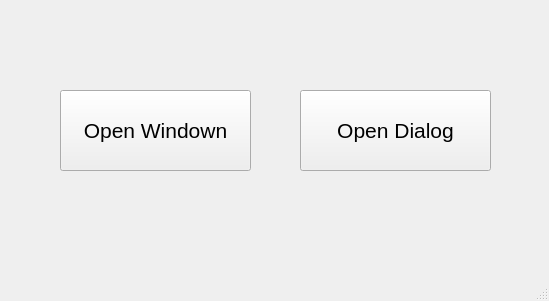
<?xml version="1.0" encoding="UTF-8"?>
<ui version="4.0">
 <class>MainWindow</class>
 <widget class="QMainWindow" name="MainWindow">
  <property name="geometry">
   <rect>
    <x>0</x>
    <y>0</y>
    <width>549</width>
    <height>301</height>
   </rect>
  </property>
  <property name="windowTitle">
   <string>MainWindow</string>
  </property>
  <widget class="QWidget" name="centralwidget">
   <widget class="QPushButton" name="pushButton">
    <property name="geometry">
     <rect>
      <x>60</x>
      <y>90</y>
      <width>191</width>
      <height>81</height>
     </rect>
    </property>
    <property name="font">
     <font>
      <pointsize>16</pointsize>
     </font>
    </property>
    <property name="text">
     <string>Open Windown</string>
    </property>
   </widget>
   <widget class="QPushButton" name="pushButton_2">
    <property name="geometry">
     <rect>
      <x>300</x>
      <y>90</y>
      <width>191</width>
      <height>81</height>
     </rect>
    </property>
    <property name="font">
     <font>
      <pointsize>16</pointsize>
     </font>
    </property>
    <property name="text">
     <string>Open Dialog</string>
    </property>
   </widget>
  </widget>
  <widget class="QMenuBar" name="menubar">
   <property name="geometry">
    <rect>
     <x>0</x>
     <y>0</y>
     <width>549</width>
     <height>26</height>
    </rect>
   </property>
  </widget>
  <widget class="QStatusBar" name="statusbar"/>
 </widget>
 <resources/>
 <connections/>
</ui>
